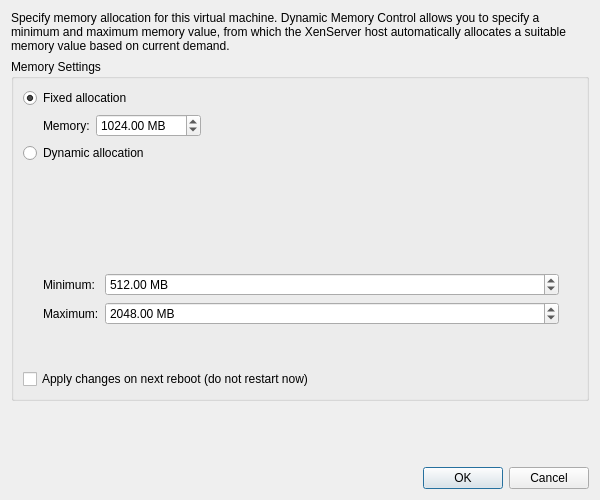
<?xml version="1.0" encoding="UTF-8"?>
<ui version="4.0">
 <class>BallooningDialog</class>
 <widget class="QDialog" name="BallooningDialog">
  <property name="geometry">
   <rect>
    <x>0</x>
    <y>0</y>
    <width>600</width>
    <height>500</height>
   </rect>
  </property>
  <property name="windowTitle">
   <string>Memory</string>
  </property>
  <layout class="QVBoxLayout" name="verticalLayout">
   <item>
    <widget class="QLabel" name="labelRubric">
     <property name="text">
      <string>Specify memory allocation for this virtual machine. Dynamic Memory Control allows you to specify a minimum and maximum memory value, from which the XenServer host automatically allocates a suitable memory value based on current demand.</string>
     </property>
     <property name="wordWrap">
      <bool>true</bool>
     </property>
    </widget>
   </item>
   <item>
    <widget class="QGroupBox" name="memoryGroup">
     <property name="title">
      <string>Memory Settings</string>
     </property>
     <layout class="QVBoxLayout" name="memoryGroupLayout">
      <item>
       <widget class="QRadioButton" name="radioFixed">
        <property name="text">
         <string>Fixed allocation</string>
        </property>
        <property name="checked">
         <bool>true</bool>
        </property>
       </widget>
      </item>
      <item>
       <layout class="QHBoxLayout" name="fixedLayout">
        <item>
         <spacer name="horizontalSpacer1">
          <property name="orientation">
           <enum>Qt::Orientation::Horizontal</enum>
          </property>
          <property name="sizeType">
           <enum>QSizePolicy::Policy::Fixed</enum>
          </property>
          <property name="sizeHint" stdset="0">
           <size>
            <width>20</width>
            <height>20</height>
           </size>
          </property>
         </spacer>
        </item>
        <item>
         <widget class="QLabel" name="labelFixed">
          <property name="text">
           <string>Memory:</string>
          </property>
         </widget>
        </item>
        <item>
         <widget class="QDoubleSpinBox" name="spinnerFixed">
          <property name="suffix">
           <string> MB</string>
          </property>
          <property name="minimum">
           <double>128.000000000000000</double>
          </property>
          <property name="maximum">
           <double>999999.000000000000000</double>
          </property>
          <property name="singleStep">
           <double>128.000000000000000</double>
          </property>
          <property name="value">
           <double>1024.000000000000000</double>
          </property>
         </widget>
        </item>
        <item>
         <spacer name="horizontalSpacer2">
          <property name="orientation">
           <enum>Qt::Orientation::Horizontal</enum>
          </property>
          <property name="sizeHint" stdset="0">
           <size>
            <width>40</width>
            <height>20</height>
           </size>
          </property>
         </spacer>
        </item>
       </layout>
      </item>
      <item>
       <widget class="QRadioButton" name="radioDynamic">
        <property name="text">
         <string>Dynamic allocation</string>
        </property>
       </widget>
      </item>
      <item>
       <widget class="QWidget" name="dynamicDetailsWidget" native="true">
        <layout class="QVBoxLayout" name="dynamicDetailsLayout">
         <property name="leftMargin">
          <number>20</number>
         </property>
         <item>
          <widget class="VMShinyBar" name="vmShinyBar" native="true">
           <property name="minimumSize">
            <size>
             <width>200</width>
             <height>80</height>
            </size>
           </property>
          </widget>
         </item>
         <item>
          <widget class="QWidget" name="dynamicWidget" native="true">
           <layout class="QFormLayout" name="dynamicFormLayout">
            <property name="leftMargin">
             <number>0</number>
            </property>
            <item row="0" column="0">
             <widget class="QLabel" name="labelDynMin">
              <property name="text">
               <string>Minimum:</string>
              </property>
             </widget>
            </item>
            <item row="0" column="1">
             <widget class="QDoubleSpinBox" name="spinnerDynMin">
              <property name="suffix">
               <string> MB</string>
              </property>
              <property name="minimum">
               <double>128.000000000000000</double>
              </property>
              <property name="maximum">
               <double>999999.000000000000000</double>
              </property>
              <property name="singleStep">
               <double>128.000000000000000</double>
              </property>
              <property name="value">
               <double>512.000000000000000</double>
              </property>
             </widget>
            </item>
            <item row="1" column="0">
             <widget class="QLabel" name="labelDynMax">
              <property name="text">
               <string>Maximum:</string>
              </property>
             </widget>
            </item>
            <item row="1" column="1">
             <widget class="QDoubleSpinBox" name="spinnerDynMax">
              <property name="suffix">
               <string> MB</string>
              </property>
              <property name="minimum">
               <double>128.000000000000000</double>
              </property>
              <property name="maximum">
               <double>999999.000000000000000</double>
              </property>
              <property name="singleStep">
               <double>128.000000000000000</double>
              </property>
              <property name="value">
               <double>2048.000000000000000</double>
              </property>
             </widget>
            </item>
           </layout>
          </widget>
         </item>
        </layout>
       </widget>
      </item>
      <item>
       <widget class="QLabel" name="labelDMCUnavailable">
        <property name="text">
         <string/>
        </property>
        <property name="wordWrap">
         <bool>true</bool>
        </property>
       </widget>
      </item>
      <item>
       <widget class="QCheckBox" name="checkBoxDeferReboot">
        <property name="text">
         <string>Apply changes on next reboot (do not restart now)</string>
        </property>
        <property name="checked">
         <bool>false</bool>
        </property>
       </widget>
      </item>
     </layout>
    </widget>
   </item>
   <item>
    <spacer name="verticalSpacer">
     <property name="orientation">
      <enum>Qt::Orientation::Vertical</enum>
     </property>
     <property name="sizeHint" stdset="0">
      <size>
       <width>20</width>
       <height>40</height>
      </size>
     </property>
    </spacer>
   </item>
   <item>
    <widget class="QDialogButtonBox" name="buttonBox">
     <property name="orientation">
      <enum>Qt::Orientation::Horizontal</enum>
     </property>
     <property name="standardButtons">
      <set>QDialogButtonBox::StandardButton::Cancel|QDialogButtonBox::StandardButton::Ok</set>
     </property>
    </widget>
   </item>
  </layout>
 </widget>
 <customwidgets>
  <customwidget>
   <class>VMShinyBar</class>
   <extends>QWidget</extends>
   <header>widgets/vmshinybar.h</header>
  </customwidget>
 </customwidgets>
 <resources/>
 <connections>
  <connection>
   <sender>buttonBox</sender>
   <signal>accepted()</signal>
   <receiver>BallooningDialog</receiver>
   <slot>accept()</slot>
   <hints>
    <hint type="sourcelabel">
     <x>248</x>
     <y>254</y>
    </hint>
    <hint type="destinationlabel">
     <x>157</x>
     <y>274</y>
    </hint>
   </hints>
  </connection>
  <connection>
   <sender>buttonBox</sender>
   <signal>rejected()</signal>
   <receiver>BallooningDialog</receiver>
   <slot>reject()</slot>
   <hints>
    <hint type="sourcelabel">
     <x>316</x>
     <y>260</y>
    </hint>
    <hint type="destinationlabel">
     <x>286</x>
     <y>274</y>
    </hint>
   </hints>
  </connection>
 </connections>
</ui>
